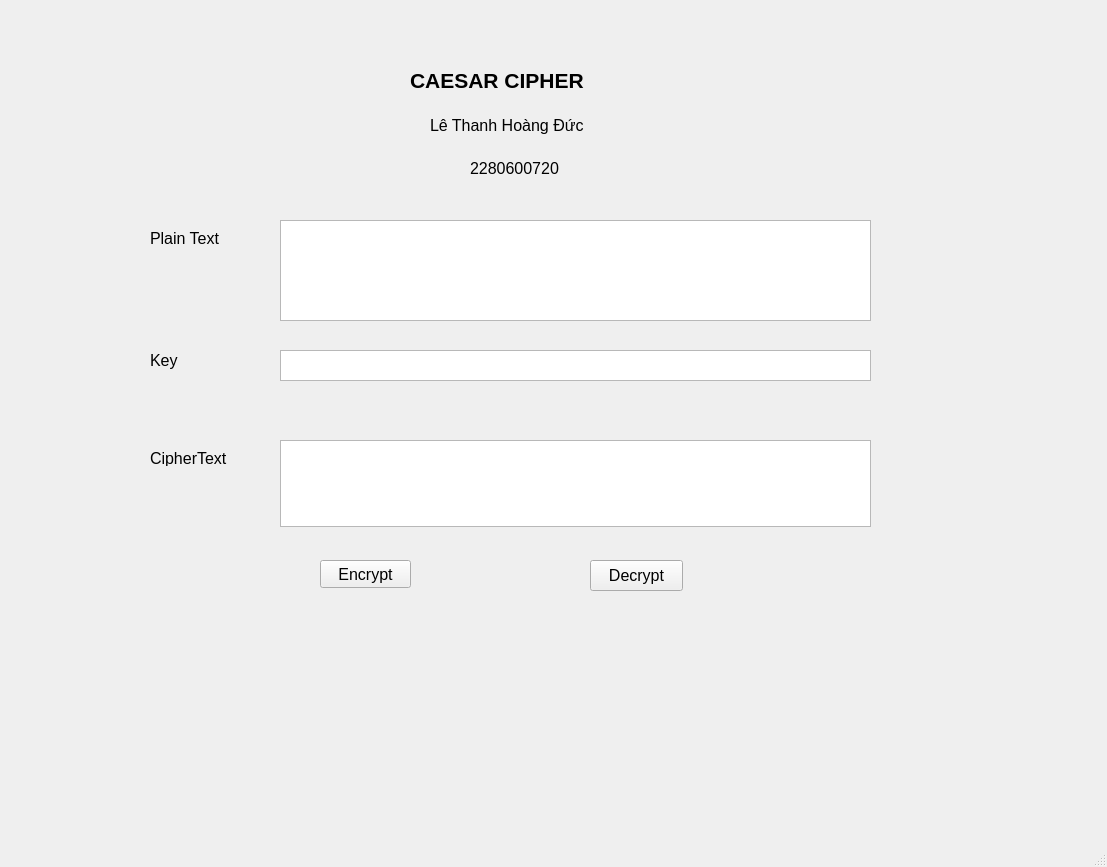
<?xml version="1.0" encoding="UTF-8"?>
<ui version="4.0">
 <class>MainWindow</class>
 <widget class="QMainWindow" name="MainWindow">
  <property name="geometry">
   <rect>
    <x>0</x>
    <y>0</y>
    <width>1107</width>
    <height>867</height>
   </rect>
  </property>
  <property name="windowTitle">
   <string>MainWindow</string>
  </property>
  <widget class="QWidget" name="centralwidget">
   <widget class="QLabel" name="label">
    <property name="geometry">
     <rect>
      <x>410</x>
      <y>50</y>
      <width>231</width>
      <height>61</height>
     </rect>
    </property>
    <property name="font">
     <font>
      <pointsize>16</pointsize>
      <weight>75</weight>
      <bold>true</bold>
     </font>
    </property>
    <property name="text">
     <string>CAESAR CIPHER</string>
    </property>
   </widget>
   <widget class="QLabel" name="label_2">
    <property name="geometry">
     <rect>
      <x>150</x>
      <y>230</y>
      <width>91</width>
      <height>16</height>
     </rect>
    </property>
    <property name="font">
     <font>
      <pointsize>12</pointsize>
     </font>
    </property>
    <property name="text">
     <string>Plain Text</string>
    </property>
   </widget>
   <widget class="QPlainTextEdit" name="plainTextEdit">
    <property name="geometry">
     <rect>
      <x>280</x>
      <y>220</y>
      <width>591</width>
      <height>101</height>
     </rect>
    </property>
   </widget>
   <widget class="QLabel" name="label_3">
    <property name="geometry">
     <rect>
      <x>150</x>
      <y>330</y>
      <width>101</width>
      <height>61</height>
     </rect>
    </property>
    <property name="font">
     <font>
      <pointsize>12</pointsize>
     </font>
    </property>
    <property name="text">
     <string>Key</string>
    </property>
   </widget>
   <widget class="QTextEdit" name="textEdit">
    <property name="geometry">
     <rect>
      <x>280</x>
      <y>350</y>
      <width>591</width>
      <height>31</height>
     </rect>
    </property>
   </widget>
   <widget class="QLabel" name="label_4">
    <property name="geometry">
     <rect>
      <x>430</x>
      <y>110</y>
      <width>211</width>
      <height>31</height>
     </rect>
    </property>
    <property name="font">
     <font>
      <pointsize>12</pointsize>
     </font>
    </property>
    <property name="text">
     <string>Lê Thanh Hoàng Đức</string>
    </property>
   </widget>
   <widget class="QLabel" name="label_5">
    <property name="geometry">
     <rect>
      <x>470</x>
      <y>160</y>
      <width>121</width>
      <height>16</height>
     </rect>
    </property>
    <property name="font">
     <font>
      <pointsize>12</pointsize>
     </font>
    </property>
    <property name="text">
     <string>2280600720</string>
    </property>
   </widget>
   <widget class="QLabel" name="label_6">
    <property name="geometry">
     <rect>
      <x>150</x>
      <y>450</y>
      <width>111</width>
      <height>16</height>
     </rect>
    </property>
    <property name="font">
     <font>
      <pointsize>12</pointsize>
     </font>
    </property>
    <property name="text">
     <string>CipherText</string>
    </property>
   </widget>
   <widget class="QPlainTextEdit" name="plainTextEdit_2">
    <property name="geometry">
     <rect>
      <x>280</x>
      <y>440</y>
      <width>591</width>
      <height>87</height>
     </rect>
    </property>
   </widget>
   <widget class="QPushButton" name="pushButton">
    <property name="geometry">
     <rect>
      <x>320</x>
      <y>560</y>
      <width>91</width>
      <height>28</height>
     </rect>
    </property>
    <property name="font">
     <font>
      <pointsize>12</pointsize>
     </font>
    </property>
    <property name="text">
     <string>Encrypt</string>
    </property>
   </widget>
   <widget class="QPushButton" name="pushButton_2">
    <property name="geometry">
     <rect>
      <x>590</x>
      <y>560</y>
      <width>93</width>
      <height>31</height>
     </rect>
    </property>
    <property name="font">
     <font>
      <pointsize>12</pointsize>
     </font>
    </property>
    <property name="text">
     <string>Decrypt</string>
    </property>
   </widget>
  </widget>
  <widget class="QMenuBar" name="menubar">
   <property name="geometry">
    <rect>
     <x>0</x>
     <y>0</y>
     <width>1107</width>
     <height>26</height>
    </rect>
   </property>
  </widget>
  <widget class="QStatusBar" name="statusbar"/>
 </widget>
 <resources/>
 <connections/>
</ui>
